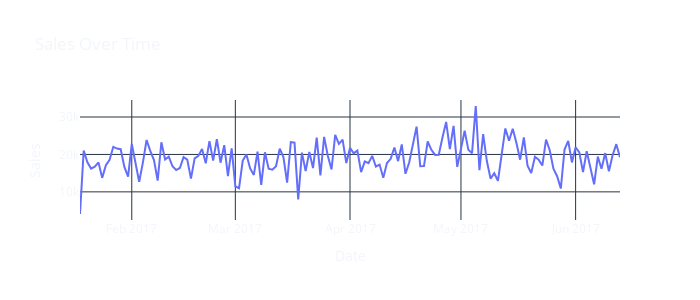

Notebook cell for this chart:
### Code cell
daily_sales_chart = go.Figure()

daily_sales_chart.add_trace(
    go.Scatter(
        x=dailySales["order_date"],
        y=dailySales["sales"],
        mode="lines",
        name="Sales Over Time",
    )
)

daily_sales_chart.update_layout(
    title="Sales Over Time",
    xaxis_title="Date",
    yaxis_title="Sales",
    width=700,
    height=300,
    template="plotly_dark",
)

daily_sales_chart.update_layout({'plot_bgcolor': 'rgba(0, 0, 0, 0)','paper_bgcolor': 'rgba(0, 0, 0, 0)',})

daily_sales_chart.show()

### Figure 1 — Plotly figure (JSON) as saved in the notebook; plotly's stock layout.template omitted (floating-point values rounded to 4 significant figures; data arrays with more than 128 entries replaced by an {"elided": "..."} marker saying what was removed)
{"data": [{"mode": "lines", "name": "Sales Over Time", "type": "scatter", "x": {"elided": "147 str values"}, "y": {"elided": "147 int values"}}], "layout": {"height": 300, "paper_bgcolor": "rgba(0, 0, 0, 0)", "plot_bgcolor": "rgba(0, 0, 0, 0)", "title": {"text": "Sales Over Time"}, "width": 700, "xaxis": {"title": {"text": "Date"}}, "yaxis": {"title": {"text": "Sales"}}}}
